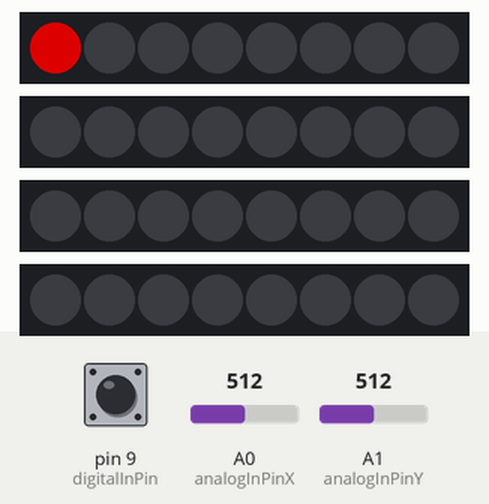
This sketch was run on a simulated Arduino Uno, built with avr-gcc and run on an emulated ATmega328P. On the bench: 4 × 8 RGB LEDs in strip order, left to right. Inputs (shaded band) come from the test bench; at power-on: A0 (analogInPinX) = 512, A1 (analogInPinY) = 512, pin 9 (digitalInPin) HIGH. Dim RGB values are drawn brighter than linear.

Above: at 1.2 s.
1.3 s: A0 (analogInPinX) set to 887
2.8 s: A0 (analogInPinX) set to 910
At 2.85 s:
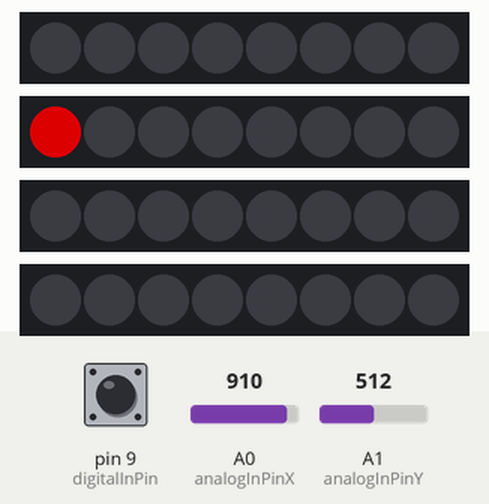
4.7 s: A1 (analogInPinY) set to 910
At 5.2 s:
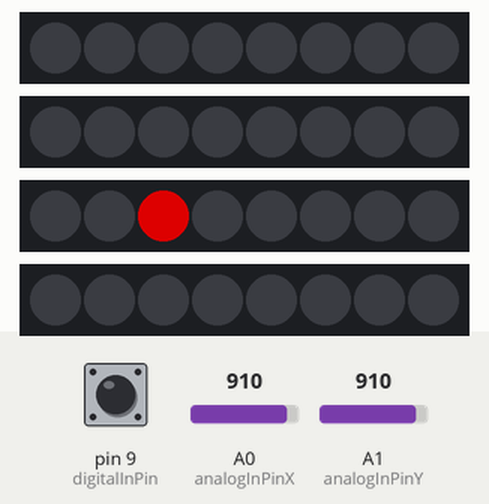
6.3 s: A1 (analogInPinY) set to 90
At 7.04 s:
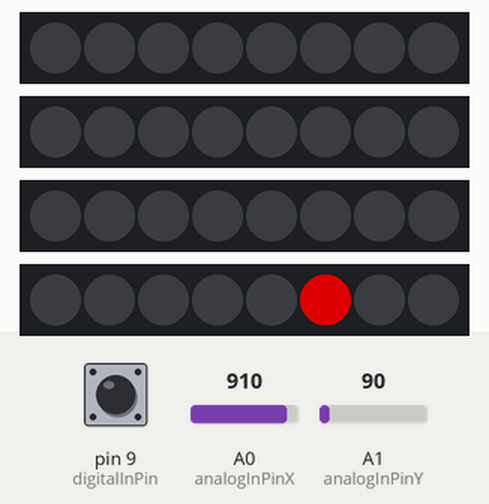
7.9 s: A0 (analogInPinX) set to 900
At 8.05 s:
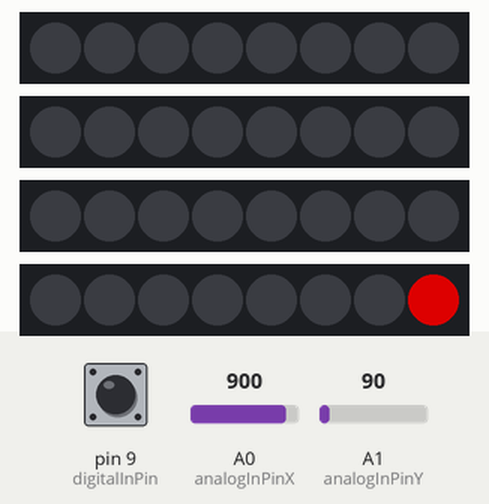
9.6 s: A0 (analogInPinX) set to 1023
At 9.79 s:
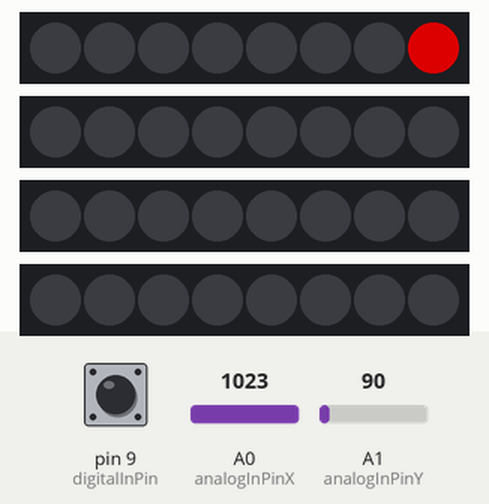
Timing chart, 0 to 12.6 s (numbered marks = the images above; inputs shaded):
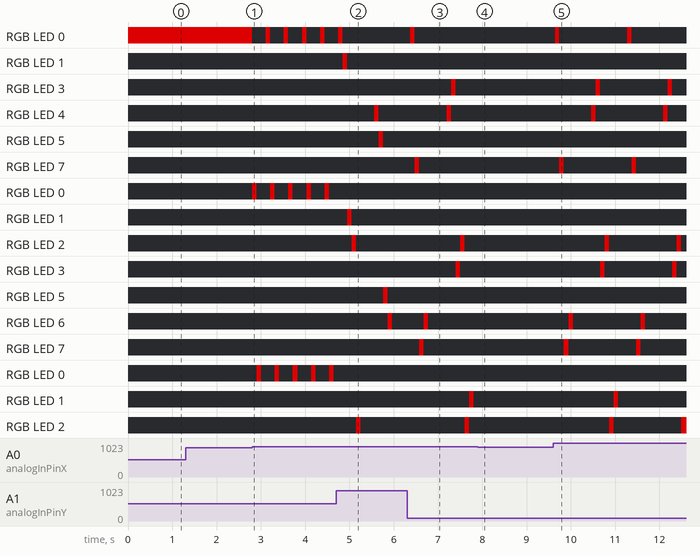

Measured:
- the behaviour switches between 900 and 901 on A0 (analogInPinX) (found by bisection; images 0 and 1)
- after the input at 1.3 s, every drawn part: stays the same
- after the input at 2.8 s, RGB LED 0, RGB LED 0: alternates RGB(150, 0, 0) for 0.10 s and off for 0.31 s, starting at once; RGB LED 0: alternates RGB(150, 0, 0) for 0.10 s and off for 0.31 s, starting after 0.11 s; RGB LED 0: alternates RGB(150, 0, 0) for 0.10 s and off for 0.31 s, starting after 0.21 s; the LEDs: change at once (image 1)
- after the input at 9.6 s, the LEDs: first change at once (image 5 shows a later state)

The sketch:

arrayOfArrays.ino
```cpp
#include "FastLED.h"
#define LED_PIN1    3
#define LED_PIN2    5
#define LED_PIN3    6
#define LED_PIN4    10
#define NUM_STRIPS  4
#define LED_TYPE    WS2811
#define COLOR_ORDER RGB
#define NUM_LEDS_PER_STRIP 8
#define BRIGHTNESS 150
CRGB leds[NUM_STRIPS][NUM_LEDS_PER_STRIP];

// These constants won't change.  They're used to give names
// to the pins used:
const int analogInPinX = A0;
const int analogInPinY = A1;
const int digitalInPin = 9;

int JoystickValueX = 0;        // value read from the pot
int JoystickValueY = 0;        // value read from the pot
int JoystickButtonValue = 0;        // value read from the pot

int outputValue = 0;        // value output to the PWM (analog out)
int currentPositionX = 0;
int previousPositionX = 0;
int currentPositionY = 0;
int previousPositionY = 0;
boolean started = false;

void setup() {
  FastLED.addLeds<LED_TYPE, LED_PIN1, COLOR_ORDER>(leds[0], NUM_LEDS_PER_STRIP).setCorrection( TypicalLEDStrip );
  FastLED.addLeds<LED_TYPE, LED_PIN2, COLOR_ORDER>(leds[1], NUM_LEDS_PER_STRIP).setCorrection( TypicalLEDStrip );
  FastLED.addLeds<LED_TYPE, LED_PIN3, COLOR_ORDER>(leds[2], NUM_LEDS_PER_STRIP).setCorrection( TypicalLEDStrip );
  FastLED.addLeds<LED_TYPE, LED_PIN4, COLOR_ORDER>(leds[3], NUM_LEDS_PER_STRIP).setCorrection( TypicalLEDStrip );
  FastLED.setBrightness(BRIGHTNESS);

  Serial.begin(9600);
  pinMode(digitalInPin, INPUT_PULLUP);
}


void loop() {

//  // This outer loop will go over each strip, one at a time
//  for(int x = 0; x < NUM_STRIPS; x++) {
//    // This inner loop will go over each led in the current strip, one at a time
//    for(int i = 0; i < NUM_LEDS_PER_STRIP; i++) {
//      leds[x][i] = CRGB::Red;
//      FastLED.show();
//      leds[x][i] = CRGB::Black;
//      delay(100);
//    }
//  }

   // read the input values
  JoystickValueX = analogRead(analogInPinX);
  JoystickValueY = analogRead(analogInPinY);
  JoystickButtonValue = digitalRead(digitalInPin);

//  // print the results to the serial monitor:
//  Serial.print(JoystickValueX);
//  Serial.print(",");
//  Serial.print(JoystickValueY);
//  Serial.print(",");
//  Serial.println(JoystickButtonValue);
//
//
//  // wait 100 milliseconds before the next loop
//  // for the analog-to-digital converter to settle
//  // after the last reading:
//  delay(5);

  if (started == false) {
    leds[0][0] = CRGB::Red;
    FastLED.show();
  }

  if (JoystickValueX > 900) {
    started = true;
    leds[previousPositionX][previousPositionY] = CRGB::Black;
    currentPositionX++;
    if (currentPositionX > NUM_STRIPS-1) {
        currentPositionX = 0;
    }
    previousPositionX = currentPositionX;
    leds[currentPositionX][currentPositionY] = CRGB::Red;
    FastLED.show();
    delay(100);
  }

  if (JoystickValueX < 100) {
    started = true;
    leds[previousPositionX][previousPositionY] = CRGB::Black;
    currentPositionX--;
    if (currentPositionX < 0) {
        currentPositionX = NUM_STRIPS-1;
    }
    previousPositionX = currentPositionX;
    leds[currentPositionX][currentPositionY] = CRGB::Red;
    FastLED.show();
    delay(100);
  }

    if (JoystickValueY > 900) {
    started = true;
    leds[previousPositionX][previousPositionY] = CRGB::Black;
    currentPositionY++;
    if (currentPositionY > NUM_LEDS_PER_STRIP-1) {
        currentPositionY = 0;
    }
    previousPositionY = currentPositionY;
    leds[previousPositionX][currentPositionY] = CRGB::Red;
    FastLED.show();
    delay(100);
  }

  if (JoystickValueY < 100) {
    started = true;
    leds[previousPositionX][previousPositionY] = CRGB::Black;
    currentPositionY--;
    if (currentPositionY < 0) {
        currentPositionY = NUM_LEDS_PER_STRIP-1;
    }
    previousPositionY = currentPositionY;
    leds[previousPositionX][currentPositionY] = CRGB::Red;
    FastLED.show();
    delay(100);
  }
}
```
